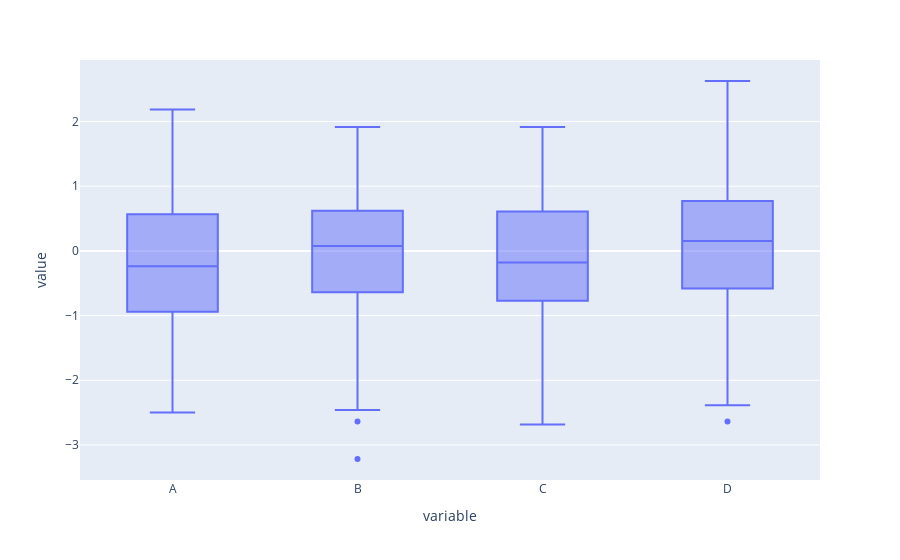

The notebook cell saved with this chart:
### Markdown cell above
## Boxplots

### Code cell
#df.iplot(kind='box')
fig = px.box(df)
fig.show()

### Figure 1 — Plotly figure (JSON) as saved in the notebook; plotly's stock layout.template omitted (floating-point values rounded to 4 significant figures; data arrays with more than 128 entries replaced by an {"elided": "..."} marker saying what was removed)
{"data": [{"alignmentgroup": "True", "hovertemplate": "variable=%{x}<br>value=%{y}<extra></extra>", "legendgroup": "", "marker": {"color": "#636efa"}, "name": "", "notched": false, "offsetgroup": "", "orientation": "v", "showlegend": false, "type": "box", "x": {"elided": "400 str values"}, "x0": " ", "xaxis": "x", "y": {"elided": "400 float values"}, "y0": " ", "yaxis": "y"}], "layout": {"boxmode": "group", "legend": {"tracegroupgap": 0}, "margin": {"t": 60}, "xaxis": {"anchor": "y", "domain": [0, 1], "title": {"text": "variable"}}, "yaxis": {"anchor": "x", "domain": [0, 1], "title": {"text": "value"}}}}
